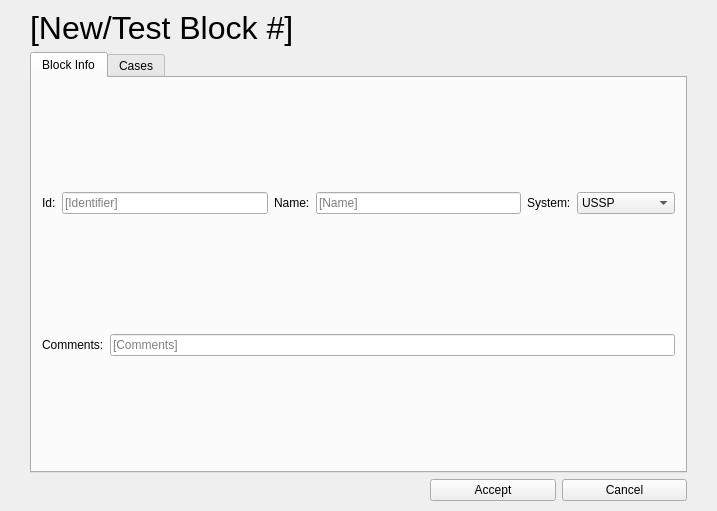
<?xml version="1.0" encoding="UTF-8"?>
<ui version="4.0">
 <class>form_block</class>
 <widget class="QWidget" name="form_block">
  <property name="geometry">
   <rect>
    <x>0</x>
    <y>0</y>
    <width>717</width>
    <height>511</height>
   </rect>
  </property>
  <property name="windowTitle">
   <string>Form</string>
  </property>
  <layout class="QVBoxLayout" name="verticalLayout">
   <property name="leftMargin">
    <number>30</number>
   </property>
   <property name="topMargin">
    <number>10</number>
   </property>
   <property name="rightMargin">
    <number>30</number>
   </property>
   <property name="bottomMargin">
    <number>10</number>
   </property>
   <item>
    <widget class="QLabel" name="lbl_block">
     <property name="font">
      <font>
       <pointsize>24</pointsize>
      </font>
     </property>
     <property name="text">
      <string>[New/Test Block #]</string>
     </property>
     <property name="wordWrap">
      <bool>true</bool>
     </property>
    </widget>
   </item>
   <item>
    <widget class="QTabWidget" name="tab_widget_block">
     <property name="currentIndex">
      <number>0</number>
     </property>
     <widget class="QWidget" name="tab_cases">
      <attribute name="title">
       <string>Block Info</string>
      </attribute>
      <layout class="QVBoxLayout" name="verticalLayout_2">
       <property name="leftMargin">
        <number>0</number>
       </property>
       <property name="topMargin">
        <number>0</number>
       </property>
       <property name="rightMargin">
        <number>0</number>
       </property>
       <property name="bottomMargin">
        <number>0</number>
       </property>
       <item>
        <layout class="QHBoxLayout" name="hlayout_id">
         <property name="leftMargin">
          <number>10</number>
         </property>
         <property name="rightMargin">
          <number>10</number>
         </property>
         <item>
          <widget class="QLabel" name="lbl_identification">
           <property name="text">
            <string>Id:</string>
           </property>
          </widget>
         </item>
         <item>
          <widget class="QLineEdit" name="le_identification">
           <property name="placeholderText">
            <string>[Identifier]</string>
           </property>
          </widget>
         </item>
         <item>
          <widget class="QLabel" name="lbl_name">
           <property name="text">
            <string>Name:</string>
           </property>
          </widget>
         </item>
         <item>
          <widget class="QLineEdit" name="le_name">
           <property name="cursor">
            <cursorShape>ArrowCursor</cursorShape>
           </property>
           <property name="text">
            <string/>
           </property>
           <property name="placeholderText">
            <string>[Name]</string>
           </property>
          </widget>
         </item>
         <item>
          <widget class="QLabel" name="lbl_system">
           <property name="text">
            <string>System:</string>
           </property>
          </widget>
         </item>
         <item>
          <widget class="QComboBox" name="cb_system">
           <item>
            <property name="text">
             <string>USSP</string>
            </property>
           </item>
           <item>
            <property name="text">
             <string>CISP</string>
            </property>
           </item>
           <item>
            <property name="text">
             <string>AUDI</string>
            </property>
           </item>
           <item>
            <property name="text">
             <string>EXCHANGE</string>
            </property>
           </item>
           <item>
            <property name="text">
             <string>NA</string>
            </property>
           </item>
          </widget>
         </item>
        </layout>
       </item>
       <item>
        <layout class="QHBoxLayout" name="hlayout_comments">
         <property name="leftMargin">
          <number>10</number>
         </property>
         <property name="rightMargin">
          <number>10</number>
         </property>
         <item>
          <widget class="QLabel" name="lbl_comments">
           <property name="text">
            <string>Comments:</string>
           </property>
          </widget>
         </item>
         <item>
          <widget class="QLineEdit" name="le_comments">
           <property name="text">
            <string/>
           </property>
           <property name="placeholderText">
            <string>[Comments]</string>
           </property>
          </widget>
         </item>
        </layout>
       </item>
      </layout>
     </widget>
     <widget class="QWidget" name="tab_info">
      <attribute name="title">
       <string>Cases</string>
      </attribute>
      <layout class="QVBoxLayout" name="verticalLayout_3">
       <property name="leftMargin">
        <number>0</number>
       </property>
       <property name="topMargin">
        <number>0</number>
       </property>
       <property name="rightMargin">
        <number>0</number>
       </property>
       <property name="bottomMargin">
        <number>0</number>
       </property>
       <item>
        <widget class="QTableView" name="tbl_cases"/>
       </item>
       <item>
        <widget class="QListWidget" name="lw_cases">
         <property name="sizePolicy">
          <sizepolicy hsizetype="Expanding" vsizetype="Expanding">
           <horstretch>0</horstretch>
           <verstretch>0</verstretch>
          </sizepolicy>
         </property>
         <property name="minimumSize">
          <size>
           <width>600</width>
           <height>30</height>
          </size>
         </property>
         <property name="maximumSize">
          <size>
           <width>500</width>
           <height>40</height>
          </size>
         </property>
        </widget>
       </item>
       <item>
        <layout class="QHBoxLayout" name="hlayout_btn_case">
         <property name="leftMargin">
          <number>450</number>
         </property>
        </layout>
       </item>
      </layout>
     </widget>
    </widget>
   </item>
   <item>
    <layout class="QHBoxLayout" name="hlayout_btn_block">
     <property name="leftMargin">
      <number>400</number>
     </property>
     <item>
      <widget class="QPushButton" name="btn_accept">
       <property name="text">
        <string>Accept</string>
       </property>
      </widget>
     </item>
     <item>
      <widget class="QPushButton" name="btn_cancel">
       <property name="text">
        <string>Cancel</string>
       </property>
      </widget>
     </item>
    </layout>
   </item>
  </layout>
 </widget>
 <resources/>
 <connections/>
</ui>
